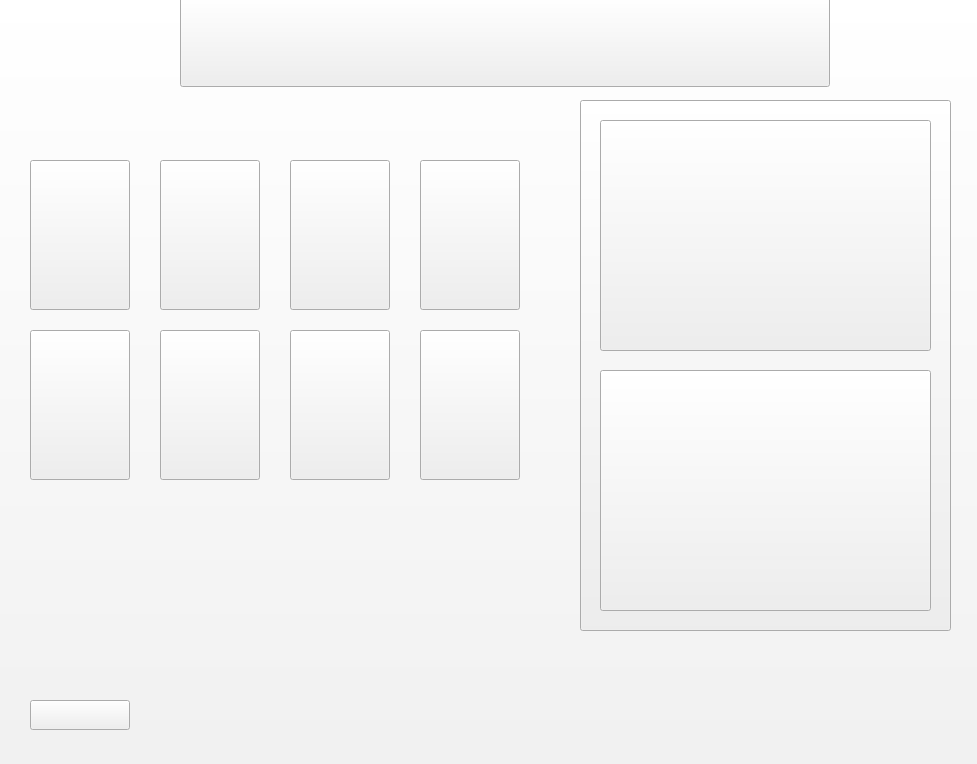
<?xml version="1.0" encoding="UTF-8"?>
<ui version="4.0">
 <class>Form</class>
 <widget class="QWidget" name="Form">
  <property name="geometry">
   <rect>
    <x>0</x>
    <y>0</y>
    <width>977</width>
    <height>764</height>
   </rect>
  </property>
  <property name="windowTitle">
   <string>Form</string>
  </property>
  <widget class="QPushButton" name="fon">
   <property name="geometry">
    <rect>
     <x>-3</x>
     <y>-3</y>
     <width>1000</width>
     <height>1000</height>
    </rect>
   </property>
   <property name="text">
    <string/>
   </property>
  </widget>
  <widget class="QPushButton" name="fon2">
   <property name="geometry">
    <rect>
     <x>580</x>
     <y>100</y>
     <width>371</width>
     <height>531</height>
    </rect>
   </property>
   <property name="text">
    <string/>
   </property>
  </widget>
  <widget class="QPushButton" name="foto">
   <property name="geometry">
    <rect>
     <x>600</x>
     <y>120</y>
     <width>331</width>
     <height>231</height>
    </rect>
   </property>
   <property name="text">
    <string/>
   </property>
  </widget>
  <widget class="QPushButton" name="opis">
   <property name="geometry">
    <rect>
     <x>600</x>
     <y>370</y>
     <width>331</width>
     <height>241</height>
    </rect>
   </property>
   <property name="text">
    <string/>
   </property>
  </widget>
  <widget class="QPushButton" name="vihod">
   <property name="geometry">
    <rect>
     <x>30</x>
     <y>700</y>
     <width>100</width>
     <height>30</height>
    </rect>
   </property>
   <property name="text">
    <string/>
   </property>
  </widget>
  <widget class="QPushButton" name="tekst">
   <property name="geometry">
    <rect>
     <x>180</x>
     <y>-3</y>
     <width>650</width>
     <height>90</height>
    </rect>
   </property>
   <property name="text">
    <string/>
   </property>
  </widget>
  <widget class="QPushButton" name="pushButton_01">
   <property name="geometry">
    <rect>
     <x>30</x>
     <y>160</y>
     <width>100</width>
     <height>150</height>
    </rect>
   </property>
   <property name="text">
    <string/>
   </property>
  </widget>
  <widget class="QPushButton" name="pushButton_02">
   <property name="geometry">
    <rect>
     <x>160</x>
     <y>160</y>
     <width>100</width>
     <height>150</height>
    </rect>
   </property>
   <property name="text">
    <string/>
   </property>
  </widget>
  <widget class="QPushButton" name="pushButton_03">
   <property name="geometry">
    <rect>
     <x>290</x>
     <y>160</y>
     <width>100</width>
     <height>150</height>
    </rect>
   </property>
   <property name="text">
    <string/>
   </property>
  </widget>
  <widget class="QPushButton" name="pushButton_04">
   <property name="geometry">
    <rect>
     <x>420</x>
     <y>160</y>
     <width>100</width>
     <height>150</height>
    </rect>
   </property>
   <property name="text">
    <string/>
   </property>
  </widget>
  <widget class="QPushButton" name="pushButton_05">
   <property name="geometry">
    <rect>
     <x>30</x>
     <y>330</y>
     <width>100</width>
     <height>150</height>
    </rect>
   </property>
   <property name="text">
    <string/>
   </property>
  </widget>
  <widget class="QPushButton" name="pushButton_06">
   <property name="geometry">
    <rect>
     <x>160</x>
     <y>330</y>
     <width>100</width>
     <height>150</height>
    </rect>
   </property>
   <property name="text">
    <string/>
   </property>
  </widget>
  <widget class="QPushButton" name="pushButton_07">
   <property name="geometry">
    <rect>
     <x>290</x>
     <y>330</y>
     <width>100</width>
     <height>150</height>
    </rect>
   </property>
   <property name="text">
    <string/>
   </property>
  </widget>
  <widget class="QPushButton" name="pushButton_08">
   <property name="geometry">
    <rect>
     <x>420</x>
     <y>330</y>
     <width>100</width>
     <height>150</height>
    </rect>
   </property>
   <property name="text">
    <string/>
   </property>
  </widget>
 </widget>
 <resources/>
 <connections/>
</ui>
